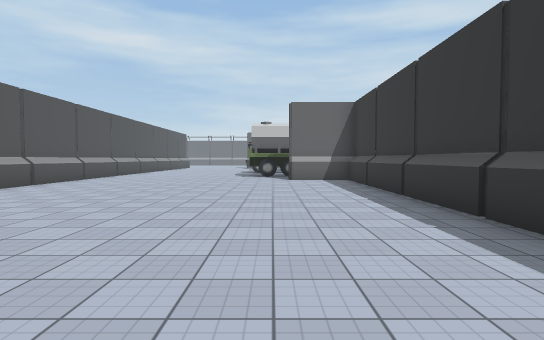
view 1 (above)

22 first-person views from a walk through a Unity game level. The camera is 1.5 m above the floor, tilts 2° down and sees 80° across. The floor is counted in squares, 2 m on a side. Each view is taken from the middle of a square. On the plan, view 1 faces up. The plan holds only what a view shows up to about 11 squares ahead; the rest is blank. The place goes on beyond the plan. Some surface patterns are stand-ins.

view 2
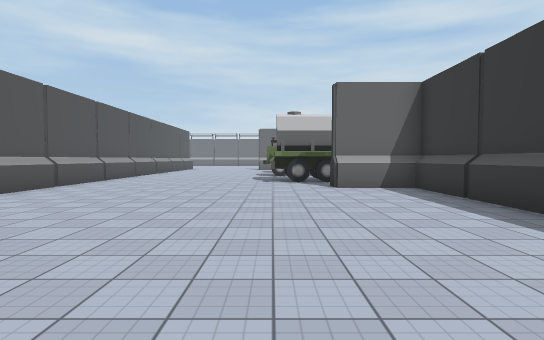

view 3
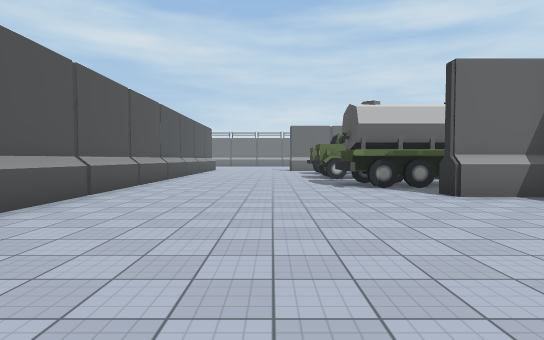

view 4
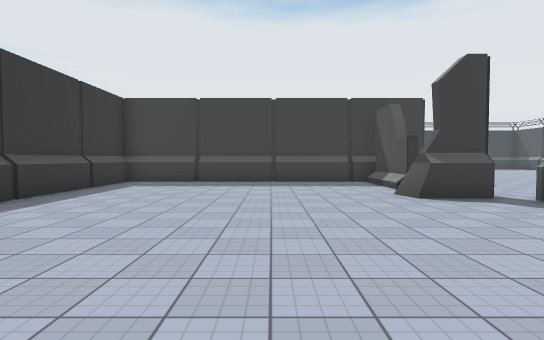

view 5
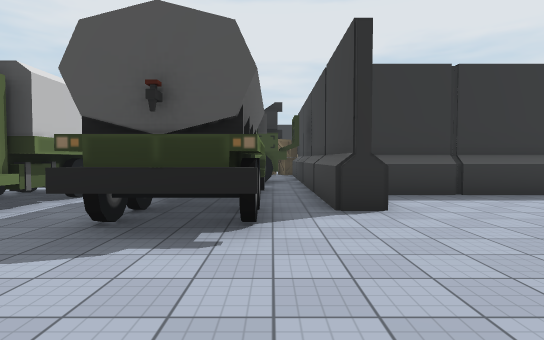

view 6
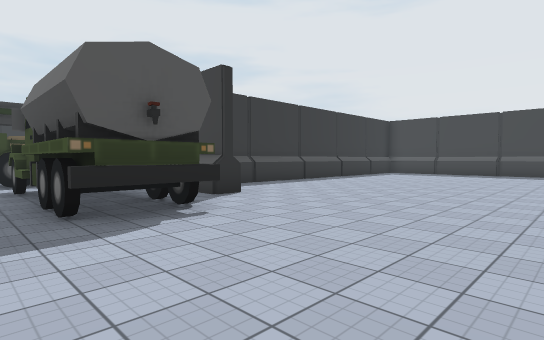

view 7
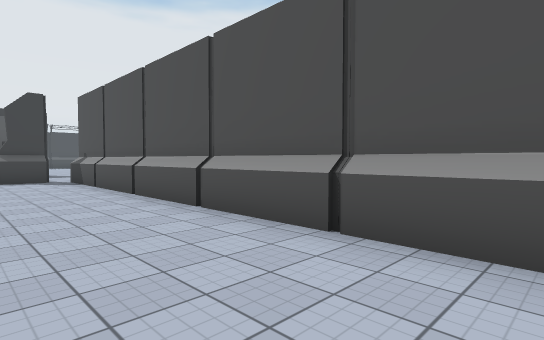

view 8
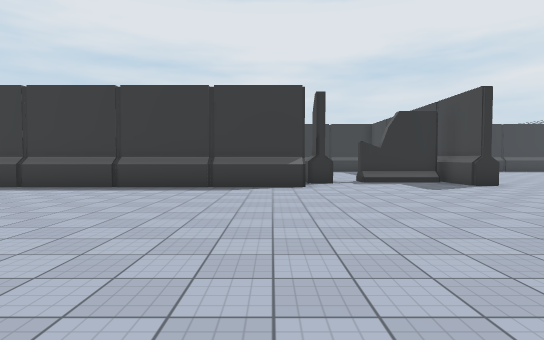

view 9
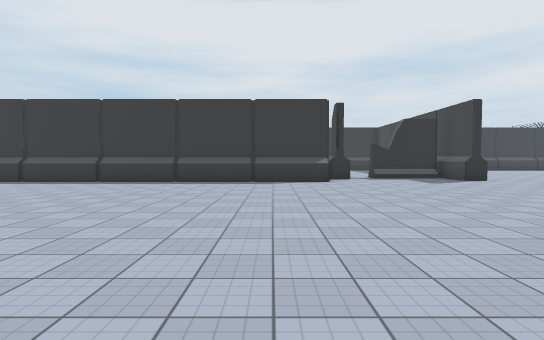

view 10
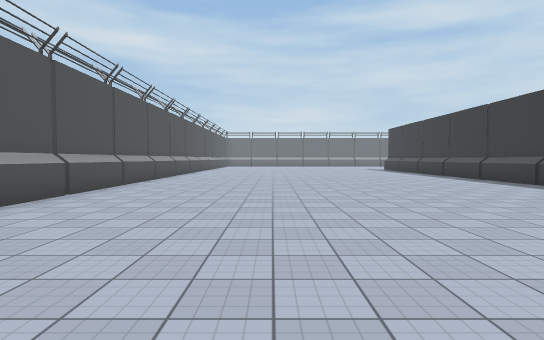

view 11
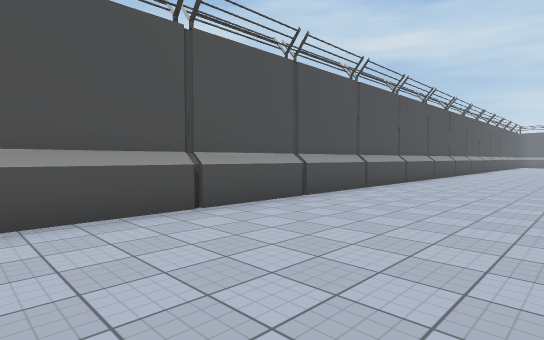

view 12
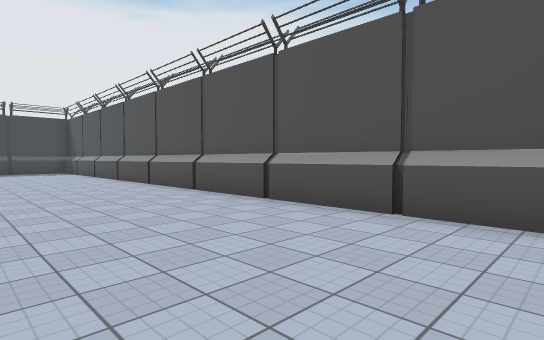

view 13
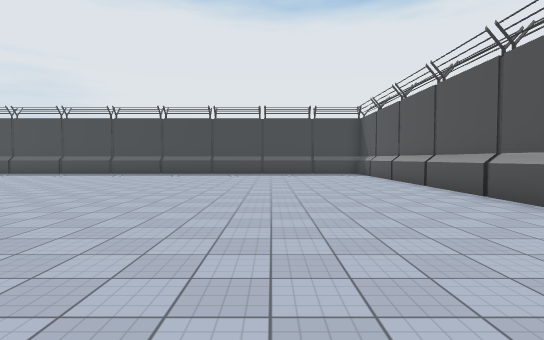

view 14
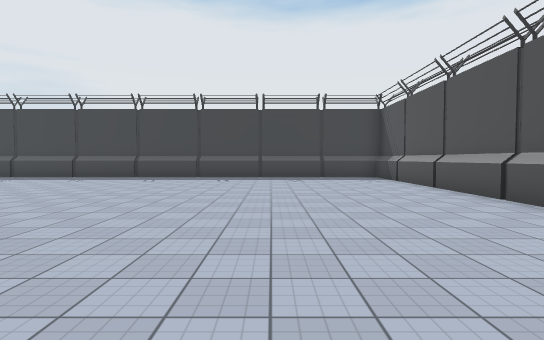

view 15
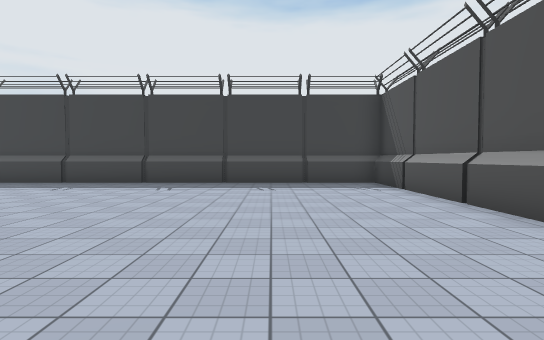

view 16
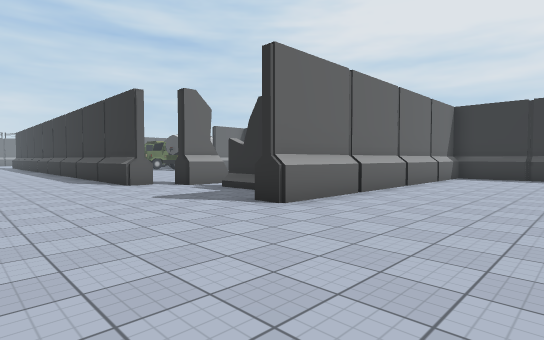

view 17
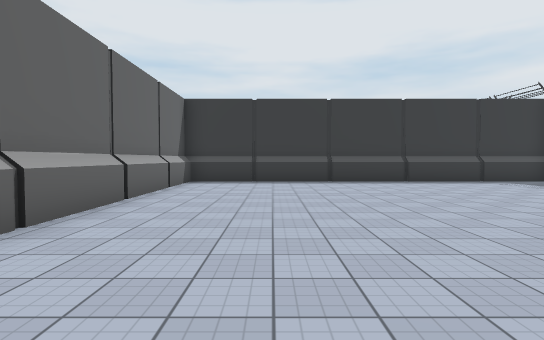

view 18
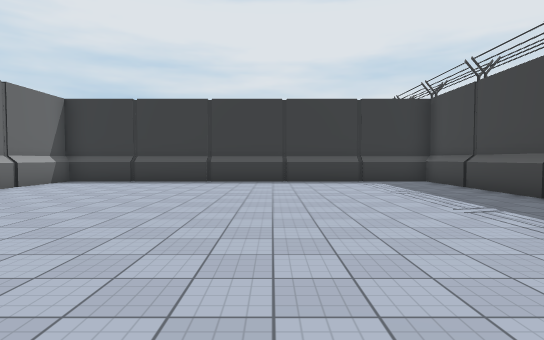

view 19
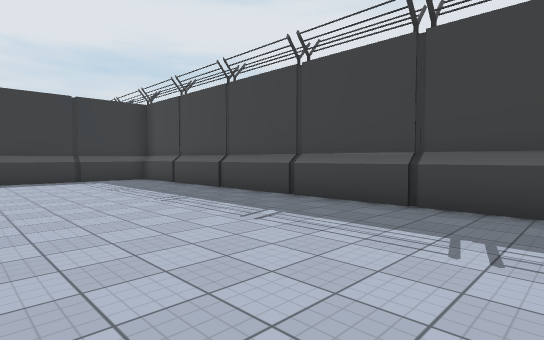

view 20
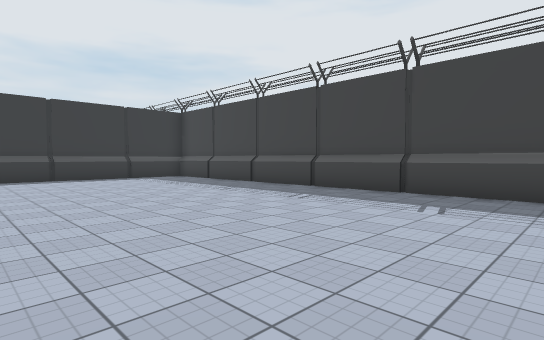

view 21
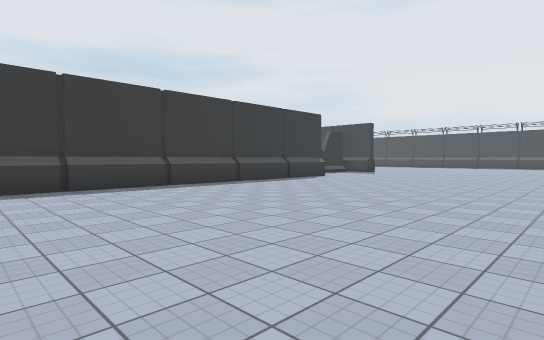

view 22
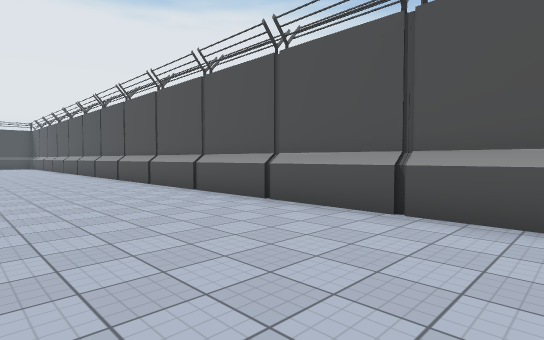

### Floor plan
Points are (right, up) in squares from view 1. A wall is a line through its corners. A room is listed if a view was taken in it or the views show most of it. See-through windows are left out.
Room 1 (views 1, 2, 3, 4, 5, 6, 7)
walls: (0.6, 12.1) (3, 12.1); (2.9, 6.6) (2.9, 11.4); (2.9, 11.7) (0.6, 11.7); (-6.7, 6.5) (-6.7, 4.1); (-5, 3.9) (-5, 3.1); (-4.8, 3.1) (-6.2, 3.1); (-6.2, 3.9) (-4.9, 3.9) (-4.7, 3.4); (5.4, 12.5) (5.4, 13.1); (-5.6, 2.2) (-5.3, 2.2) (-5.3, -0.2); (-7, 15.7) (-7, 4.7); (-6.7, 16) (-6.7, 6.6); (2.9, 0) (2.9, 6.5); (-7.1, -0.6) (2.7, -0.6) (2.7, 11.3) (0.6, 11.3) (0.6, 11.8) (1.5, 11.8)
low walls: (-4.8, 3.6) (-4.8, 3.1)
ways out: opening at (-6, 3) to room 2; gap at (-6, 4)
objects: truck (-1, 14) to (4, 15); truck (2, 16) to (3, 16); other object (5, 13); wheel (5, 15)
Room 2 (views 8, 9, 10, 11, 12, 13, 14, 15, 16, 17, 18, 19, 20, 21, 22)
walls: (-7.5, 4.1) (-7.5, 16); (-5.6, -0.4) (-5.6, 2.2); (-6.2, 3.1) (-6.2, 3.9); (-6.7, 4.1) (-7.3, 4.1) (-7.3, 16); (-4.6, -1.1) (-7.1, -1.1) (-7.1, -0.6); (-2.1, -1.3) (-7.1, -1.3); (2.2, -1.1) (-4.5, -1.1); (-7.6, 14.1) (-6.8, 14.1); (2.9, -11) (2.9, -5.9); (-19.2, 16) (-19.2, -13.1) (2.7, -13.1) (2.7, -1.3) (-2, -1.3)
low walls: (-5.8, -0.4) (-5.8, 2.3)
ways out: opening at (-6, 3) to room 1

Where each view was taken, in squares from view 1:
view 1: 0 up, 0 right, facing up
view 2: 3 up, 1 left, facing up
view 3: 5 up, 3 left, facing up
view 4: 10 up, 2 left, facing down
view 5: 13 up, 4 left, facing right
view 6: 16 up, 5 left, facing down-right
view 7: 16 up, 4 left, facing down-left
view 8: 5 up, 16 left, facing right
view 9: 6 up, 18 left, facing right
view 10: 5 up, 15 left, facing up
view 11: 4 up, 15 left, facing up-left
view 12: 6 up, 15 left, facing down-left
view 13: 3 up, 15 left, facing down
view 14: 0 up, 15 left, facing down
view 15: 3 down, 16 left, facing down
view 16: 5 down, 11 left, facing up-right
view 17: 4 down, 8 left, facing right
view 18: 8 down, 8 left, facing right
view 19: 8 down, 9 left, facing down-right
view 20: 6 down, 10 left, facing down-right
view 21: 16 up, 16 left, facing down-right
view 22: 16 up, 15 left, facing down-left
